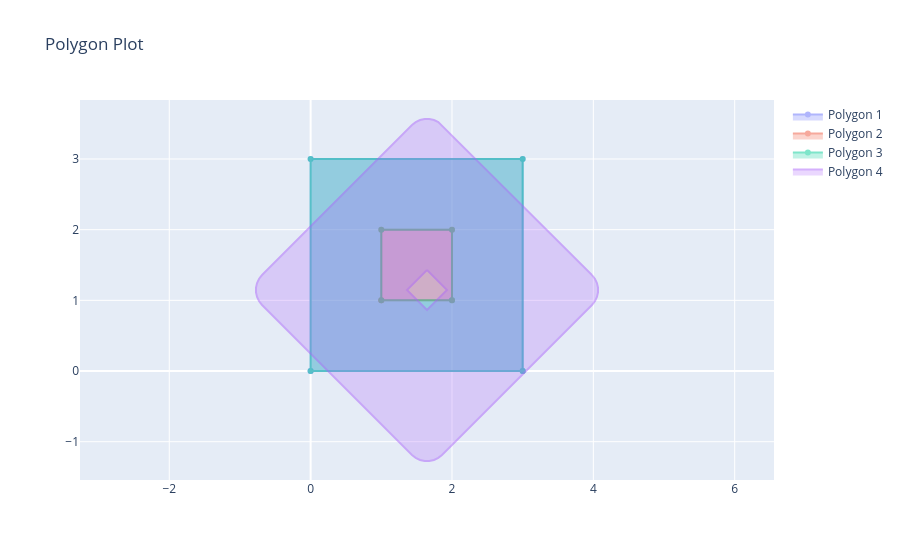

The code cell stored with this chart in its notebook:
### Code cell
p1 = geometry.Rectangle(0, 0, 3, 3)
p2 = geometry.Rectangle(1, 1, 1, 1)
p3 = set_ops.difference(p1, p2)
p4 = mutation.buffer(p3, 0.3)
p5 = mutation.rotate(p4, jnp.pi / 4, center=jnp.array([2.0, 1.5]))
plotting.plot_polygons([p1, p2, p3, p5])

### Figure 1 — Plotly figure (JSON) as saved in the notebook; plotly's stock layout.template omitted (floating-point values rounded to 4 significant figures)
{"data": [{"fill": "toself", "name": "Polygon 1", "opacity": 0.5, "type": "scatter", "x": [0, 3, 3, 0, 0, null], "y": [0, 0, 3, 3, 0, null]}, {"fill": "toself", "name": "Polygon 2", "opacity": 0.5, "type": "scatter", "x": [1, 2, 2, 1, 1, null], "y": [1, 1, 2, 2, 1, null]}, {"fill": "toself", "name": "Polygon 3", "opacity": 0.5, "type": "scatter", "x": [3, 3, 0, 0, 3, null, 2, 1, 1, 2, 2, null], "y": [0, 3, 3, 0, 0, null, 1, 1, 2, 2, 1, null]}, {"fill": "toself", "name": "Polygon 4", "opacity": 0.5, "type": "scatter", "x": [3.98, 1.859, 1.806, 1.746, 1.68, 1.613, 1.547, 1.487, 1.434, -0.687, -0.7289, -0.758, -0.773, -0.773, -0.758, -0.7289, -0.687, 1.434, 1.487, 1.547, 1.613, 1.68, 1.746, 1.806, 1.859, 3.98, 4.022, 4.051, 4.066, 4.066, 4.051, 4.022, 3.98, null, 1.646, 1.929, 1.646, 1.364, 1.646, null], "y": [1.359, 3.48, 3.522, 3.551, 3.566, 3.566, 3.551, 3.522, 3.48, 1.359, 1.306, 1.246, 1.18, 1.113, 1.047, 0.9868, 0.9343, -1.187, -1.229, -1.258, -1.273, -1.273, -1.258, -1.229, -1.187, 0.9343, 0.9868, 1.047, 1.113, 1.18, 1.246, 1.306, 1.359, null, 1.429, 1.146, 0.8636, 1.146, 1.429, null]}], "layout": {"showlegend": true, "title": {"text": "Polygon Plot"}, "yaxis": {"scaleanchor": "x", "scaleratio": 1}}}
